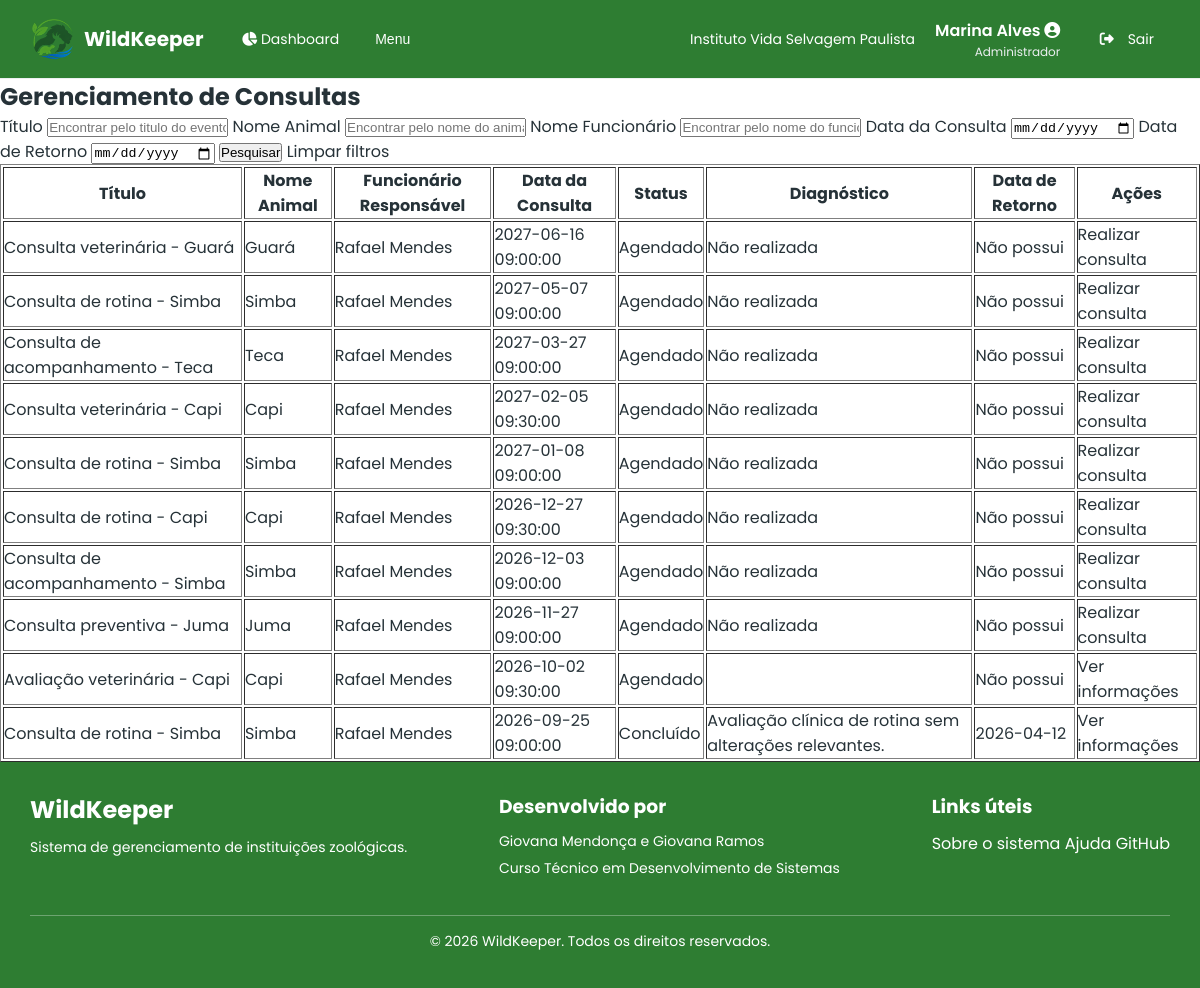
Screenshot of /src/consultas/index.php (signed in) with the database file from the repository.
### tables this page shows
CREATE TABLE

    IF NOT EXISTS eventos (

        id INT PRIMARY KEY AUTO_INCREMENT,

        titulo VARCHAR(255) NOT NULL,

        descricao TEXT,

        tipo ENUM (

            'Consulta',

            'Vacinação',
'Manutenção',

            'Transferência',

            'Outro'

        ) NOT NULL,

        data_inicio DATETIME NOT NULL,

        data_fim DATETIME NOT NULL,

        animal_id INT DEFAULT NULL,

        habitat_id INT DEFAULT NULL,

        funcionario_id INT NOT NULL,

        status ENUM (

            'Agendado',

            'Em andamento',

            'Concluído',

            'Cancelado'

        ) NOT NULL DEFAULT 'Agendado',

        instituicao_id INT NOT NULL,

        FOREIGN KEY (animal_id) REFERENCES animais (id),

        FOREIGN KEY (habitat_id) REFERENCES habitats (id),

        FOREIGN KEY (funcionario_id) REFERENCES users (id),

        FOREIGN KEY (instituicao_id) REFERENCES instituicoes (id),
        CONSTRAINT chk_eventos_associacoes CHECK (
            (tipo IN ('Consulta', 'Vacinação') AND animal_id IS NOT NULL)
            OR (tipo = 'Manutenção' AND habitat_id IS NOT NULL)
            OR (tipo = 'Transferência' AND animal_id IS NOT NULL AND habitat_id IS NOT NULL)
            OR (tipo = 'Outro')
        ),

        created_at TIMESTAMP DEFAULT CURRENT_TIMESTAMP,

        updated_at TIMESTAMP DEFAULT CURRENT_TIMESTAMP ON UPDATE CURRENT_TIMESTAMP

    );

CREATE TABLE

    IF NOT EXISTS animais (

        id INT PRIMARY KEY AUTO_INCREMENT,

        nome VARCHAR(100) NOT NULL,

        sexo ENUM ('Masculino', 'Feminino', 'Indeterminado'),

        data_nascimento DATE DEFAULT NULL,

        data_chegada DATE DEFAULT NULL,

        peso DECIMAL(10, 3) NOT NULL,  

        altura DECIMAL(10, 3) NOT NULL,  

        microchip VARCHAR(20) NOT NULL UNIQUE,

        observacoes TEXT,

        especie_id INT NOT NULL,

        habitat_id INT NOT NULL,

        status_id INT NOT NULL,

        saude_status_id INT NOT NULL,

        instituicao_id INT NOT NULL,

        FOREIGN KEY (especie_id) REFERENCES especies (id),

        FOREIGN KEY (habitat_id) REFERENCES habitats (id),

        FOREIGN KEY (status_id) REFERENCES status_animais (id),

        FOREIGN KEY (saude_status_id) REFERENCES saude_status (id),

        FOREIGN KEY (instituicao_id) REFERENCES instituicoes (id),

        created_at TIMESTAMP DEFAULT CURRENT_TIMESTAMP,

        updated_at TIMESTAMP DEFAULT CURRENT_TIMESTAMP ON UPDATE CURRENT_TIMESTAMP

    );

CREATE TABLE

    IF NOT EXISTS users (

        id INT PRIMARY KEY AUTO_INCREMENT,

        nome VARCHAR(100) NOT NULL,

        cpf VARCHAR(14) NOT NULL UNIQUE,

        data_nascimento DATE NOT NULL,

        genero ENUM (

            'Masculino',

            'Feminino',

            'Não-binário',

            'Outro',

            'Prefiro não informar'

        ) NOT NULL,

        telefone VARCHAR(20) NOT NULL UNIQUE,

        email VARCHAR(100) NOT NULL UNIQUE,

        senha_hash VARCHAR(255) NOT NULL,

        cargo_id INT NOT NULL,

        status ENUM ('Ativo', 'Férias', 'Afastado', 'Desligado') DEFAULT 'Ativo',

        instituicao_id INT NOT NULL,

        FOREIGN KEY (cargo_id) REFERENCES cargos (id),

        FOREIGN KEY (instituicao_id) REFERENCES instituicoes (id),

        created_at TIMESTAMP DEFAULT CURRENT_TIMESTAMP,

        updated_at TIMESTAMP DEFAULT CURRENT_TIMESTAMP ON UPDATE CURRENT_TIMESTAMP

    );

CREATE TABLE

    IF NOT EXISTS consultas (

        id INT PRIMARY KEY AUTO_INCREMENT,

        evento_id INT NOT NULL UNIQUE,

        diagnostico TEXT DEFAULT NULL,

        tratamento TEXT DEFAULT NULL,

        observacoes TEXT DEFAULT NULL,

        data_retorno DATE DEFAULT NULL,

        FOREIGN KEY (evento_id) REFERENCES eventos (id),

        created_at TIMESTAMP DEFAULT CURRENT_TIMESTAMP,

        updated_at TIMESTAMP DEFAULT CURRENT_TIMESTAMP ON UPDATE CURRENT_TIMESTAMP

    );

### src/consultas/index.php (the view, shortened to what this page needs)
<?php
include "../includes/autenticacao.php";
$titulo = trim($_GET['titulo'] ?? "");
$nomeAnimal = trim($_GET['nome_animal'] ?? "");
$nomeFuncionario = trim($_GET['nome_funcionario'] ?? "");
$dataConsulta = trim($_GET['data_consulta'] ?? "");
$dataRetorno = trim($_GET['data_retorno'] ?? "");
$sql = "SELECT
    eventos.id AS evento_id,
    eventos.titulo,
    eventos.data_inicio,
    eventos.data_fim,
    eventos.status AS evento_status,
    animais.id AS animal_id,
    animais.nome AS animal_nome,
    users.id AS funcionario_id,
    users.nome AS funcionario_nome,
    consultas.id AS consulta_id,
    consultas.diagnostico,
    consultas.data_retorno
FROM eventos
INNER JOIN animais ON eventos.animal_id = animais.id
INNER JOIN users ON eventos.funcionario_id = users.id
LEFT JOIN consultas ON consultas.evento_id = eventos.id
WHERE eventos.tipo = 'Consulta'
AND eventos.instituicao_id = ?";
$params = [
    $_SESSION['instituicao_id']
];
$types = "i";
$sql .= " ORDER BY eventos.data_inicio DESC";
$stmt = $conexao->prepare($sql);
if (!empty($types) && !empty($params)) {
    $stmt->bind_param($types, ...$params);
}
$stmt->execute();
$result = $stmt->get_result();
?>
<!DOCTYPE html>
<html lang="pt-br">
<head>
    <link rel="stylesheet" href="../../assets/css/reset.css">
    <link rel="stylesheet" href="../../assets/css/dashboard_global.css">
    <link rel="stylesheet" href="../../assets/css/tabela.css">
    <link rel="stylesheet" href="https://cdnjs.cloudflare.com/ajax/libs/font-awesome/6.7.2/css/all.min.css">
</head>
<body>
    <?php include "../includes/dashboard-header.php" ?>
    <main>
        <section>
            <h1>Gerenciamento de Consultas</h1>
            <form action="index.php" method="get">
                <label for="titulo">Título</label>
                <input type="text" data-pesquisa="titulo" data-campos="titulo" name="titulo" id="titulo" placeholder="Encontrar pelo titulo do evento" value="<?= htmlspecialchars($titulo) ?>">
                <label for="nome_animal">Nome Animal</label>
                <input type="text" data-pesquisa="nome_animal" data-campos="nome_animal" name="nome_animal" id="nome_animal" placeholder="Encontrar pelo nome do animal" value="<?= htmlspecialchars($nomeAnimal) ?>">
                <label for="nome_funcionario">Nome Funcionário</label>
                <input type="text" data-pesquisa="nome_funcionario" data-campos="nome_funcionario" name="nome_funcionario" id="nome_funcionario" placeholder="Encontrar pelo nome do funcionário" value="<?= htmlspecialchars($nomeFuncionario) ?>">
                <label for="data_consulta">Data da Consulta</label>
                <input type="date" name="data_consulta" id="data_consulta" value="<?= htmlspecialchars($dataConsulta) ?>">
                <label for="data_retorno">Data de Retorno</label>
                <input type="date" name="data_retorno" id="data_retorno" value="<?= htmlspecialchars($dataRetorno) ?>">
                <button type="submit">Pesquisar</button>
                <a href="index.php">Limpar filtros</a>
            </form>
            <table border="1" id="tabela">
                <thead>
                    <tr>
                        <th>Título</th>
                        <th>Nome Animal</th>
                        <th>Funcionário Responsável</th>
                        <th>Data da Consulta</th>
                        <th>Status</th>
                        <th>Diagnóstico</th>
                        <th>Data de Retorno</th>
                        <th>Ações</th>
                    </tr>
                </thead>
                <tbody>
                    <?php if ($result->num_rows > 0): ?>
                        <?php while ($consulta = $result->fetch_assoc()): ?>
                            <tr>
                                <td data-campo="titulo"><?= htmlspecialchars($consulta['titulo']) ?></td>
                                <td data-campo="nome_animal"><?= htmlspecialchars($consulta['animal_nome']) ?></td>
                                <td data-campo="nome_funcionario"><?= htmlspecialchars($consulta['funcionario_nome']) ?></td>
                                <td><?= htmlspecialchars($consulta['data_inicio']) ?></td>
                                <td><?= htmlspecialchars($consulta['evento_status']) ?></td>
                                <td><?= $consulta['consulta_id'] ? htmlspecialchars($consulta['diagnostico']) : "Não realizada" ?></td>
                                <td><?= htmlspecialchars($consulta['data_retorno'] ?? 'Não possui') ?></td>
                                <td>
                                    <?php if ($consulta['evento_status'] == 'Agendado' && !$consulta['consulta_id']): ?>
                                        <a href="realizar_consulta.php?evento_id=<?= $consulta['evento_id'] ?>">Realizar consulta</a>
                                    <?php elseif ($consulta['consulta_id']): ?>
                                        <a href="mostrar_consulta.php?id=<?= $consulta['consulta_id'] ?>">Ver informações</a>
                                    <?php else: ?>
                                        <a href="../eventos/mostrar_evento.php?id=<?= $consulta['evento_id'] ?>">Ver evento</a>
                                    <?php endif; ?>
                                </td>
                            </tr>
                        <?php endwhile; ?>
                    <?php else: ?>
                        <tr>
                            <td colspan="8">Nenhuma consulta encontrada.</td>
                        </tr>
                    <?php endif; ?>
                </tbody>
            </table>
        </section>
    </main>
    <?php include "../includes/dashboard-footer.php" ?>
</body>
</html>

### rows the page displays
eventos: titulo "Consulta veterinária - Guará", animal.nome "Guará", funcionario.nome "Rafael Mendes", data_inicio "2027-06-16 09:00:00", status "Agendado", shows "Não realizada", data_retorno "Não possui"
eventos: titulo "Consulta de rotina - Simba", animal.nome "Simba", funcionario.nome "Rafael Mendes", data_inicio "2027-05-07 09:00:00", status "Agendado", shows "Não realizada", data_retorno "Não possui"
eventos: titulo "Consulta de acompanhamento - Teca", animal.nome "Teca", funcionario.nome "Rafael Mendes", data_inicio "2027-03-27 09:00:00", status "Agendado", shows "Não realizada", data_retorno "Não possui"
eventos: titulo "Consulta veterinária - Capi", animal.nome "Capi", funcionario.nome "Rafael Mendes", data_inicio "2027-02-05 09:30:00", status "Agendado", shows "Não realizada", data_retorno "Não possui"
eventos: titulo "Consulta de rotina - Simba", animal.nome "Simba", funcionario.nome "Rafael Mendes", data_inicio "2027-01-08 09:00:00", status "Agendado", shows "Não realizada", data_retorno "Não possui"
eventos: titulo "Consulta de rotina - Capi", animal.nome "Capi", funcionario.nome "Rafael Mendes", data_inicio "2026-12-27 09:30:00", status "Agendado", shows "Não realizada", data_retorno "Não possui"
eventos: titulo "Consulta de acompanhamento - Simba", animal.nome "Simba", funcionario.nome "Rafael Mendes", data_inicio "2026-12-03 09:00:00", status "Agendado", shows "Não realizada", data_retorno "Não possui"
eventos: titulo "Consulta preventiva - Juma", animal.nome "Juma", funcionario.nome "Rafael Mendes", data_inicio "2026-11-27 09:00:00", status "Agendado", shows "Não realizada", data_retorno "Não possui"
eventos: titulo "Avaliação veterinária - Capi", animal.nome "Capi", funcionario.nome "Rafael Mendes", data_inicio "2026-10-02 09:30:00", status "Agendado", consultas.data_retorno "Não possui"
eventos: titulo "Consulta de rotina - Simba", animal.nome "Simba", funcionario.nome "Rafael Mendes", data_inicio "2026-09-25 09:00:00", status "Concluído", consultas.diagnostico "Avaliação clínica de rotina sem alterações relevantes.", consultas.data_retorno "2026-04-12"

### other values shown
$_SESSION['instituicao_nome'] "Instituto Vida Selvagem Paulista"
$_SESSION['nome'] "Marina Alves"
$_SESSION['cargo_nome'] "Administrador"
